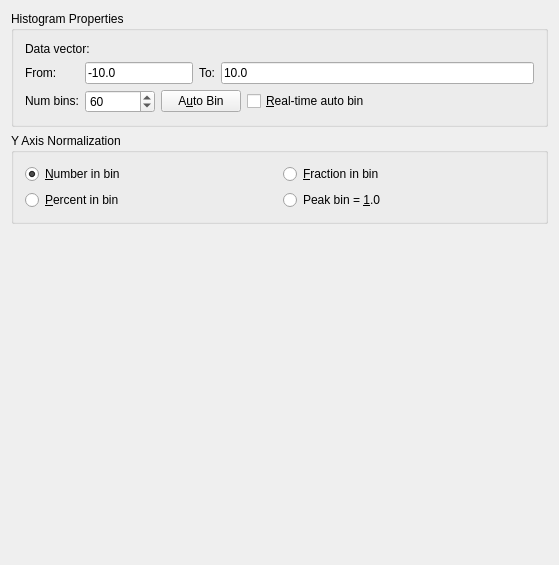
<?xml version="1.0" encoding="UTF-8"?>
<ui version="4.0">
 <exportmacro>KST_EXPORT</exportmacro>
 <class>HistogramDialogWidget</class>
 <widget class="QWidget" name="HistogramDialogWidget">
  <property name="geometry">
   <rect>
    <x>0</x>
    <y>0</y>
    <width>559</width>
    <height>565</height>
   </rect>
  </property>
  <layout class="QGridLayout">
   <item row="0" column="0">
    <widget class="Q3ButtonGroup" name="ButtonGroup1_3">
     <property name="sizePolicy">
      <sizepolicy hsizetype="Preferred" vsizetype="Fixed">
       <horstretch>0</horstretch>
       <verstretch>0</verstretch>
      </sizepolicy>
     </property>
     <property name="title">
      <string>Histogram Properties</string>
     </property>
     <property name="frameShape">
      <enum>Q3GroupBox::Box</enum>
     </property>
     <property name="frameShadow">
      <enum>Q3GroupBox::Sunken</enum>
     </property>
     <layout class="QGridLayout">
      <property name="margin">
       <number>11</number>
      </property>
      <property name="spacing">
       <number>6</number>
      </property>
      <item row="2" column="0">
       <widget class="QLabel" name="TextLabel5_2">
        <property name="sizePolicy">
         <sizepolicy hsizetype="Fixed" vsizetype="Fixed">
          <horstretch>0</horstretch>
          <verstretch>0</verstretch>
         </sizepolicy>
        </property>
        <property name="text">
         <string>Num bins:</string>
        </property>
        <property name="wordWrap">
         <bool>false</bool>
        </property>
        <property name="buddy">
         <cstring>N</cstring>
        </property>
       </widget>
      </item>
      <item row="1" column="4">
       <widget class="QLabel" name="TextLabel4_5_2">
        <property name="sizePolicy">
         <sizepolicy hsizetype="Fixed" vsizetype="Fixed">
          <horstretch>0</horstretch>
          <verstretch>0</verstretch>
         </sizepolicy>
        </property>
        <property name="text">
         <string>To:</string>
        </property>
        <property name="wordWrap">
         <bool>false</bool>
        </property>
        <property name="buddy">
         <cstring>Max</cstring>
        </property>
       </widget>
      </item>
      <item row="0" column="0" colspan="2">
       <widget class="QLabel" name="TextLabel1_10">
        <property name="sizePolicy">
         <sizepolicy hsizetype="Fixed" vsizetype="Fixed">
          <horstretch>0</horstretch>
          <verstretch>0</verstretch>
         </sizepolicy>
        </property>
        <property name="text">
         <string>Data vector:</string>
        </property>
        <property name="wordWrap">
         <bool>false</bool>
        </property>
       </widget>
      </item>
      <item row="0" column="2" colspan="4">
       <widget class="VectorSelector" name="_vector" native="true">
        <property name="sizePolicy">
         <sizepolicy hsizetype="Expanding" vsizetype="Preferred">
          <horstretch>0</horstretch>
          <verstretch>0</verstretch>
         </sizepolicy>
        </property>
       </widget>
      </item>
      <item row="1" column="0">
       <widget class="QLabel" name="TextLabel1_4_2_2">
        <property name="sizePolicy">
         <sizepolicy hsizetype="Fixed" vsizetype="Fixed">
          <horstretch>0</horstretch>
          <verstretch>0</verstretch>
         </sizepolicy>
        </property>
        <property name="text">
         <string>From:</string>
        </property>
        <property name="wordWrap">
         <bool>false</bool>
        </property>
        <property name="buddy">
         <cstring>Min</cstring>
        </property>
       </widget>
      </item>
      <item row="1" column="1" colspan="3">
       <widget class="QLineEdit" name="Min">
        <property name="sizePolicy">
         <sizepolicy hsizetype="Expanding" vsizetype="Fixed">
          <horstretch>0</horstretch>
          <verstretch>0</verstretch>
         </sizepolicy>
        </property>
        <property name="whatsThis">
         <string>The lower limit of the lowest bin.  Values below this limit will not be counted in any bin.</string>
        </property>
        <property name="text">
         <string>-10.0</string>
        </property>
       </widget>
      </item>
      <item row="1" column="5">
       <widget class="QLineEdit" name="Max">
        <property name="sizePolicy">
         <sizepolicy hsizetype="Expanding" vsizetype="Fixed">
          <horstretch>0</horstretch>
          <verstretch>0</verstretch>
         </sizepolicy>
        </property>
        <property name="whatsThis">
         <string>The upper limit of the highest bin.  Values above this limit will not be counted in any bin.</string>
        </property>
        <property name="text">
         <string>10.0</string>
        </property>
       </widget>
      </item>
      <item row="2" column="1" colspan="2">
       <widget class="QSpinBox" name="N">
        <property name="sizePolicy">
         <sizepolicy hsizetype="Expanding" vsizetype="Fixed">
          <horstretch>0</horstretch>
          <verstretch>0</verstretch>
         </sizepolicy>
        </property>
        <property name="whatsThis">
         <string>The number of bins in the Histogram.</string>
        </property>
        <property name="maximum">
         <number>1000000</number>
        </property>
        <property name="singleStep">
         <number>5</number>
        </property>
        <property name="value">
         <number>60</number>
        </property>
       </widget>
      </item>
      <item row="2" column="3" colspan="3">
       <layout class="QHBoxLayout">
        <item>
         <widget class="QPushButton" name="AutoBin">
          <property name="sizePolicy">
           <sizepolicy hsizetype="Fixed" vsizetype="Fixed">
            <horstretch>0</horstretch>
            <verstretch>0</verstretch>
           </sizepolicy>
          </property>
          <property name="whatsThis">
           <string>Set the upper and lower limits, and the number of bins to a reasonable default.</string>
          </property>
          <property name="text">
           <string>A&amp;uto Bin</string>
          </property>
         </widget>
        </item>
        <item>
         <widget class="QCheckBox" name="_realTimeAutoBin">
          <property name="text">
           <string>&amp;Real-time auto bin</string>
          </property>
         </widget>
        </item>
       </layout>
      </item>
     </layout>
    </widget>
   </item>
   <item row="2" column="0">
    <widget class="CurveAppearanceWidget" name="_curveAppearance" native="true"/>
   </item>
   <item row="1" column="0">
    <widget class="Q3ButtonGroup" name="ButtonGroup5">
     <property name="sizePolicy">
      <sizepolicy hsizetype="Preferred" vsizetype="Fixed">
       <horstretch>0</horstretch>
       <verstretch>0</verstretch>
      </sizepolicy>
     </property>
     <property name="title">
      <string>Y Axis Normalization</string>
     </property>
     <layout class="QGridLayout">
      <property name="margin">
       <number>11</number>
      </property>
      <property name="spacing">
       <number>6</number>
      </property>
      <item row="1" column="0">
       <widget class="QRadioButton" name="NormIsPercent">
        <property name="whatsThis">
         <string>The Y axis of the histogram reports the percent of the samples in the bin.</string>
        </property>
        <property name="text">
         <string>&amp;Percent in bin</string>
        </property>
       </widget>
      </item>
      <item row="0" column="1">
       <widget class="QRadioButton" name="NormIsFraction">
        <property name="whatsThis">
         <string>The Y axis of the histogram reports the fraction of samples in the bin.</string>
        </property>
        <property name="text">
         <string>&amp;Fraction in bin</string>
        </property>
       </widget>
      </item>
      <item row="0" column="0">
       <widget class="QRadioButton" name="NormIsNumber">
        <property name="whatsThis">
         <string>The Y axis of the histogram reports the number of samples in the bin.</string>
        </property>
        <property name="text">
         <string>&amp;Number in bin</string>
        </property>
        <property name="checked">
         <bool>true</bool>
        </property>
       </widget>
      </item>
      <item row="1" column="1">
       <widget class="QRadioButton" name="PeakIs1">
        <property name="whatsThis">
         <string>The Y axis of the histogram is normalized so that the highest bin is 1.</string>
        </property>
        <property name="text">
         <string>Peak bin = &amp;1.0</string>
        </property>
        <property name="shortcut">
         <string>Alt+1</string>
        </property>
       </widget>
      </item>
     </layout>
    </widget>
   </item>
   <item row="3" column="0">
    <widget class="CurvePlacementWidget" name="_curvePlacement" native="true"/>
   </item>
  </layout>
 </widget>
 <layoutdefault spacing="6" margin="11"/>
 <pixmapfunction>qPixmapFromMimeSource</pixmapfunction>
 <customwidgets>
  <customwidget>
   <class>Q3GroupBox</class>
   <extends>QGroupBox</extends>
   <header>Qt3Support/Q3GroupBox</header>
   <container>1</container>
  </customwidget>
  <customwidget>
   <class>Q3ButtonGroup</class>
   <extends>Q3GroupBox</extends>
   <header>Qt3Support/Q3ButtonGroup</header>
   <container>1</container>
  </customwidget>
  <customwidget>
   <class>VectorSelector</class>
   <extends>QWidget</extends>
   <header>vectorselector.h</header>
  </customwidget>
  <customwidget>
   <class>CurveAppearanceWidget</class>
   <extends>QWidget</extends>
   <header>curveappearancewidget.h</header>
  </customwidget>
  <customwidget>
   <class>CurvePlacementWidget</class>
   <extends>QWidget</extends>
   <header>curveplacementwidget.h</header>
  </customwidget>
 </customwidgets>
 <tabstops>
  <tabstop>_vector</tabstop>
  <tabstop>Min</tabstop>
  <tabstop>Max</tabstop>
  <tabstop>N</tabstop>
  <tabstop>AutoBin</tabstop>
  <tabstop>_realTimeAutoBin</tabstop>
  <tabstop>NormIsNumber</tabstop>
  <tabstop>_curveAppearance</tabstop>
  <tabstop>_curvePlacement</tabstop>
 </tabstops>
 <includes>
  <include location="global">kst_export.h</include>
 </includes>
 <resources/>
 <connections/>
</ui>
